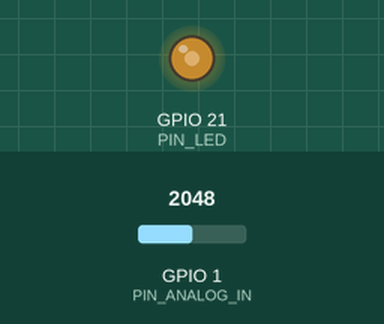
This sketch was run on a simulated ESP32. On the bench: output pins drawn as LEDs (lit = HIGH). The test bench sets the inputs (shaded band); at power-on: GPIO 1 (PIN_ANALOG_IN) = 2048.

Above: at 1.2 s.
1.3 s: GPIO 1 (PIN_ANALOG_IN) set to 2866
At 2.5 s:
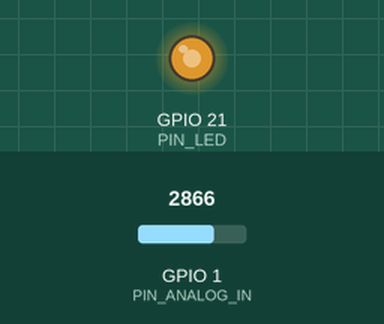
2.8 s: GPIO 1 (PIN_ANALOG_IN) set to 3603
At 3.6 s:
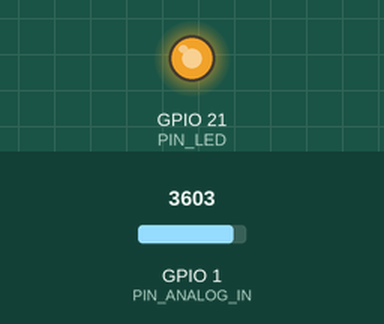
4.3 s: GPIO 1 (PIN_ANALOG_IN) set to 491
At 4.8 s:
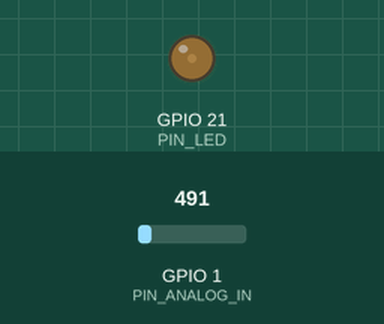
5.8 s: GPIO 1 (PIN_ANALOG_IN) set to 0
At 6.8 s:
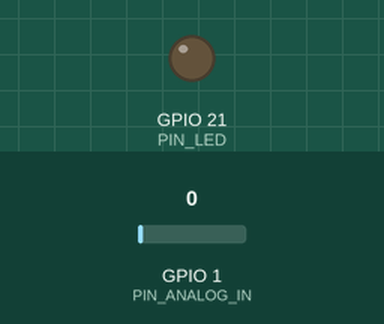
Timing chart, 0 to 8.3 s (numbered marks = the images above; inputs shaded):
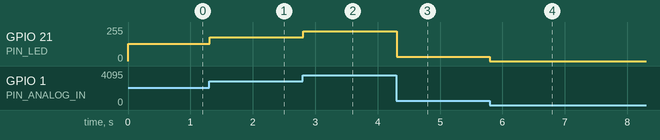

The sketch:

sketch_11_dimmer_led.ino
```cpp
#define PIN_ANALOG_IN 1
#define PIN_LED 21
#define CHAN 0

void setup() {
  // put your setup code here, to run once:
  ledcSetup(CHAN, 1000, 12);
  ledcAttachPin(PIN_LED, CHAN);
}

void loop() {
  // put your main code here, to run repeatedly:
  int adcVal = analogRead(PIN_ANALOG_IN);
  int pwmVal = adcVal;
  ledcWrite(CHAN, pwmVal);
  delay(10);
}
```

Measured:
- after the input at 1.3 s, GPIO 21 (PIN_LED): 128/255 → 178/255 at once
- after the input at 2.8 s, GPIO 21 (PIN_LED): 178/255 → 224/255 at once
- after the input at 4.3 s, GPIO 21 (PIN_LED): 224/255 → 31/255 at once
- after the input at 5.8 s, GPIO 21 (PIN_LED): 31/255 → 0/255 at once
